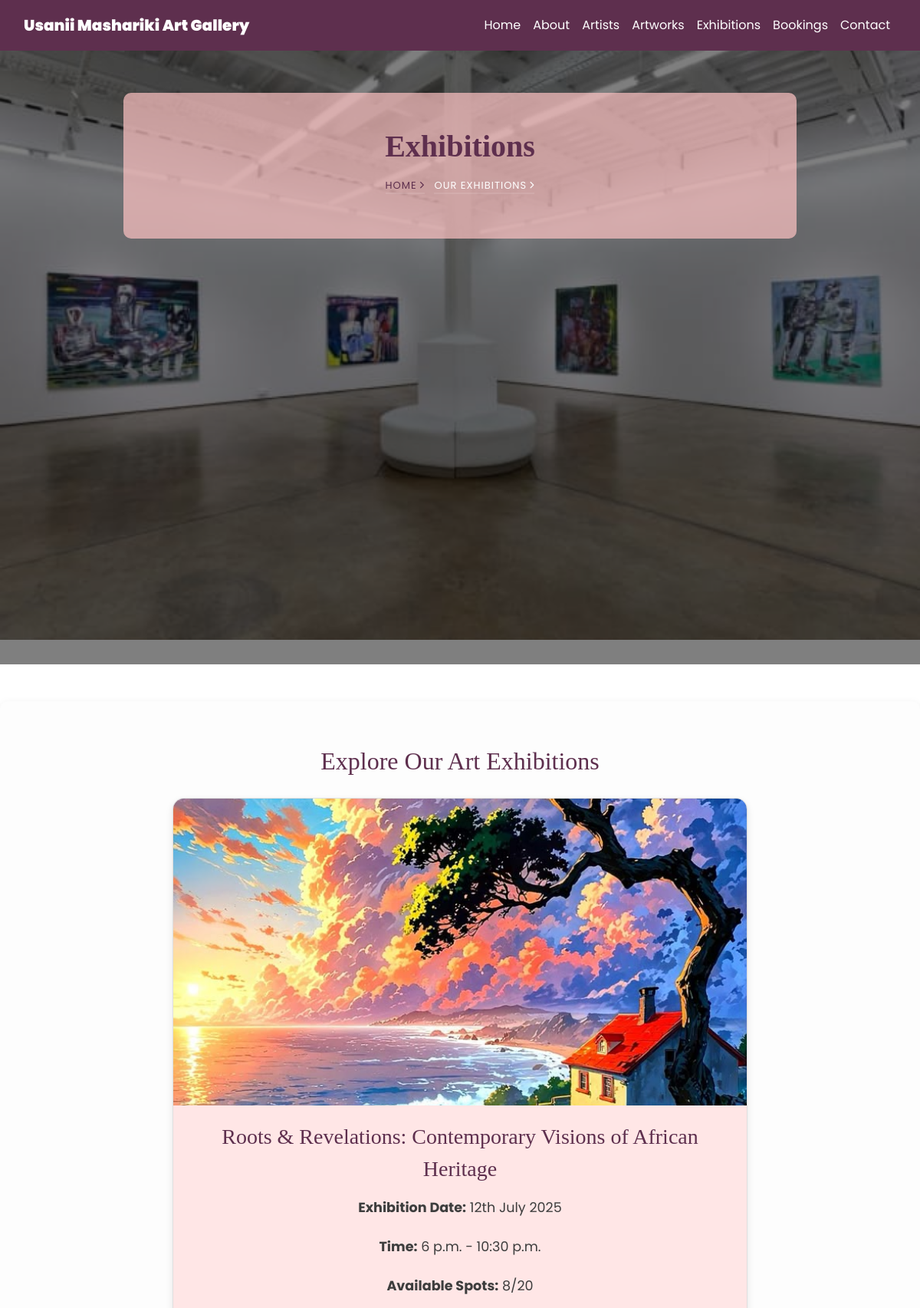
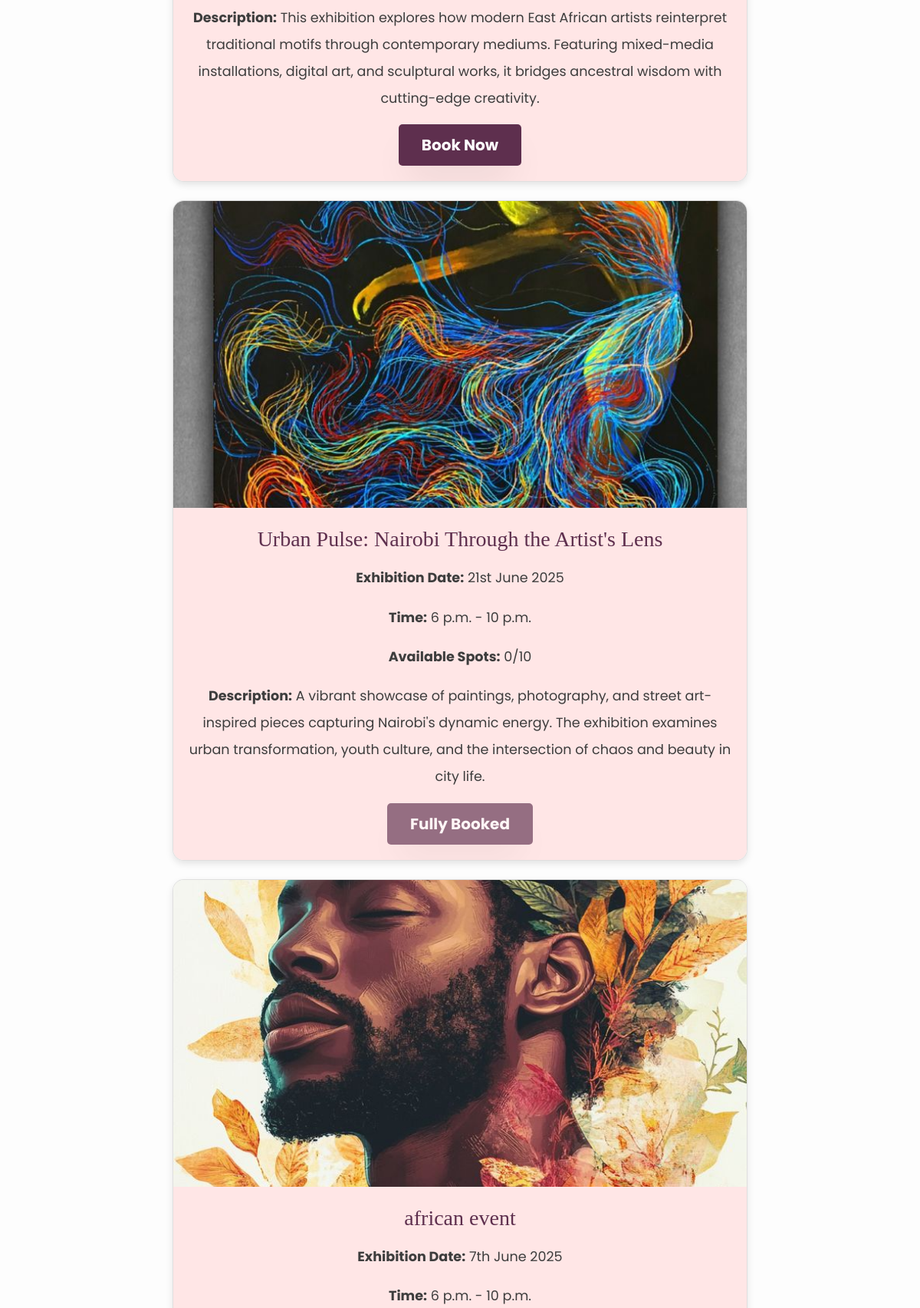
The page /exhibitions/ (upper part) on the database its author committed (2 pictures, top to bottom).
### usanii/models.py (models this page shows, shortened)
class Exhibition(models.Model):
    title = models.CharField(max_length=255)
    image = models.ImageField(upload_to='exhibitions/')
    date = models.CharField(max_length=200, default='Saturday')
    description = models.TextField(max_length=1000, default='This is an exhibition')
    start_time = models.TimeField(
        help_text="Format: HH:MM (24-hour format), e.g. 18:00 for 6 PM"
    )
    end_time = models.TimeField(
        help_text="Format: HH:MM (24-hour format), e.g. 21:00 for 9 PM"
    )
    max_capacity = models.PositiveIntegerField(default=50)
    current_attendees = models.PositiveIntegerField(default=0)
    created_at = models.DateTimeField(default=timezone.now)  # Added for better reporting
    booking_date = models.DateTimeField(default=timezone.now)
    class Meta:
        verbose_name = "Exhibition"
        verbose_name_plural = "Exhibitions"
        ordering = ['-created_at']  # Newest exhibitions first

### usanii/views.py (the view)
# urls.py: path('exhibitions/', views.exhibitions, name='exhibitions'),
def exhibitions(request):
    exhibitions = Exhibition.objects.all()
    for exhibition in exhibitions:
        exhibition.bookings_count = Booking.objects.filter(exhibition=exhibition).count()
        exhibition.available_spots = exhibition.max_capacity - exhibition.bookings_count
        exhibition.is_full = exhibition.bookings_count >= exhibition.max_capacity
    return render(request, "exhibitions.html", {
        "exhibitions": exhibitions,
        "footer": Footer.objects.all()
    })

### usanii/templates/exhibitions.html (shortened to what this page needs)
{% extends 'common.html' %}
{% load static %}
{% block body %}
<section class="hero-wrap hero-wrap-2" style="background-image: url('{% static 'images/art8.jpg' %}'); height: 100vh; background-size: cover;" data-stellar-background-ratio="0.5">
  <div class="overlay"></div>
  <div class="container">
    <div class="row no-gutters slider-text align-items-center justify-content-center">
      <div class="col-md-9 ftco-animate text-center" style="background: rgba(255, 196, 196, 0.7); border-radius: 10px; padding: 40px;">
        <h1 class="mb-2 bread" style="font-family: 'Georgia', serif; color: #5e2f4e;">Exhibitions</h1>
        <p class="breadcrumbs" style="color: #5e2f4e;"><span class="mr-2"><a href="{% url 'home' %}" style="color: #5e2f4e;">Home <i class="ion-ios-arrow-forward"></i></a></span> <span>Our Exhibitions <i class="ion-ios-arrow-forward"></i></span></p>
      </div>
    </div>
  </div>
</section>
<div class="container my-5" style="background: #fdfdfd; padding: 30px; border-radius: 10px; box-shadow: 0px 4px 12px rgba(0, 0, 0, 0.1);">
    <h2 class="text-center my-4" style="font-family: 'Georgia', serif; color: #5e2f4e;">Explore Our Art Exhibitions</h2>
    <div class="row justify-content-center">
        {% for exhibition in exhibitions %}
        <div class="col-md-8 mb-4">
            <div class="card" style="border-radius: 15px; box-shadow: 0 4px 10px rgba(0, 0, 0, 0.1); overflow: hidden;">
                <img src="{{ exhibition.image.url }}" class="card-img-top" alt="{{ exhibition.title }}" style="height: 400px; width: 100%; object-fit: cover;">
                <div class="card-body text-center" style="background-color: #ffe6e6;">
                    <h3 class="card-title" style="font-family: 'Georgia', serif; color: #5e2f4e;">{{ exhibition.title }}</h3>
                    <p class="card-text" style="color: #3d3d3d; font-size: 1.1rem;"><strong>Exhibition Date:</strong> {{ exhibition.date }}</p>
                    <p class="card-text" style="color: #3d3d3d; font-size: 1.1rem;"><strong>Time:</strong> {{ exhibition.start_time }} - {{ exhibition.end_time }}</p>
                    <p class="card-text" style="color: #3d3d3d; font-size: 1.1rem;"><strong>Available Spots:</strong> {{ exhibition.available_spots }}/{{ exhibition.max_capacity }}</p>
                    <p class="card-text" style="color: #3d3d3d; font-size: 1.1rem;"><strong>Description:</strong> {{ exhibition.description }}</p>
                    <button class="btn btn-lg btn-primary book-btn" style="background-color: #5e2f4e; border: none; border-radius: 5px; padding: 12px 30px; font-weight: bold;"
                            data-exhibition-id="{{ exhibition.id }}" {% if exhibition.is_full %}disabled{% endif %}>
                        {% if exhibition.is_full %}Fully Booked{% else %}Book Now{% endif %}
                    </button>
                </div>
            </div>
        </div>
        {% endfor %}
    </div>
</div>
{% endblock %}

### usanii/templates/common.html (style rules this page uses)
body { background-color: #FFFFFF; font-family: 'Poppins', sans-serif; }
.btn, .form-control.submit { background-color: #88B04B; color: white; }

### rows shown on the page
Exhibition: image (picture), title "Roots & Revelations: Contemporary Visions of African Heritage", date "12th July 2025", start_time "6 p.m.", end_time "10:30 p.m.", available_spots "8", max_capacity "20", description "This exhibition explores how modern East African artists reinterpret traditional motifs through contemporary mediums. Featuring mixed-media installations, digital art, and sculptural works, it bridges ancestral wisdom with cutting-edge creativity.", shows "Book Now"
Exhibition: image (picture), title "Urban Pulse: Nairobi Through the Artist's Lens", date "21st June 2025", start_time "6 p.m.", end_time "10 p.m.", available_spots "0", max_capacity "10", description "A vibrant showcase of paintings, photography, and street art-inspired pieces capturing Nairobi's dynamic energy. The exhibition examines urban transformation, youth culture, and the intersection of chaos and beauty in city life.", shows "Fully Booked"
Exhibition: image (picture), title "african event", date "7th June 2025", start_time "6 p.m.", end_time "10 p.m."
